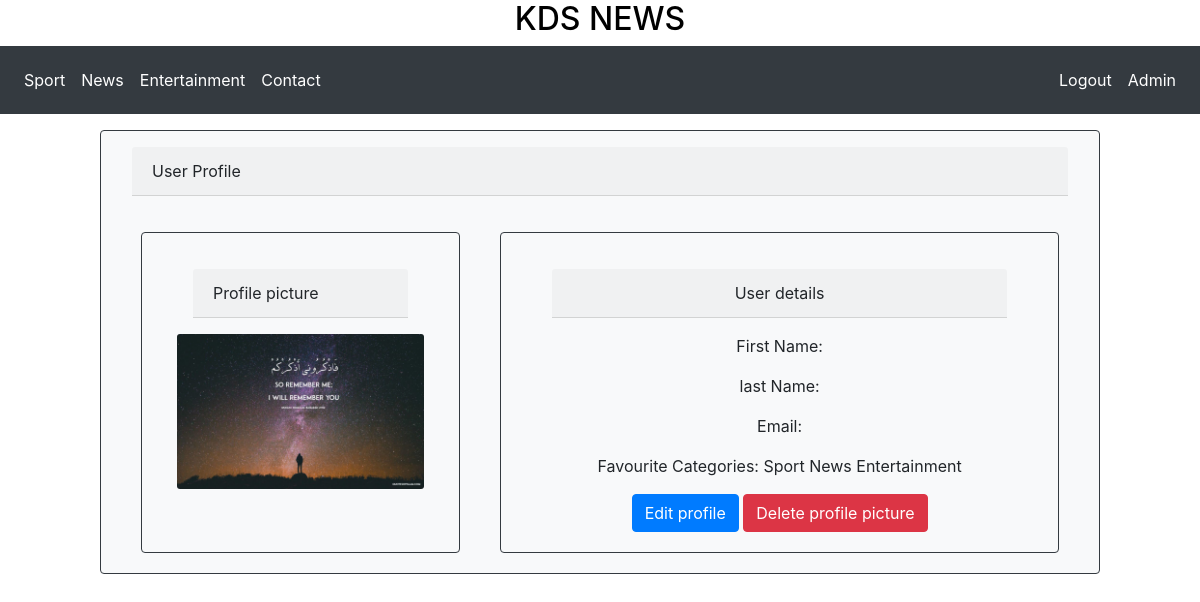
The app's page /profile/ (signed in) with its own data.
### news/models.py (models this page shows)
class Category(models.Model):
    category_title = models.CharField(max_length=200, default="")
    def __str__(self):
        return self.category_title

class Profile(models.Model):
    user = models.OneToOneField(User, on_delete=models.CASCADE)
    favourite_category = models.ManyToManyField(Category, blank = True)
    dob = models.DateField(auto_now=False, auto_now_add = False, null = True)
    user_pic = models.ImageField(upload_to = 'images/', blank = True)

### news/views.py (the view)
# urls.py: path('profile/',profile_view,name="profile-view"),
@require_http_methods(["GET"])
@login_required
def profile_view(request):
    profile = get_object_or_404(Profile,user=request.user)
    categories = get_categories(profile)
    profile_form = ProfileForm()
    context = {
        "profile" : profile,
        "profile_form": profile_form,
        "categories": categories,
    }
    return render(request, "profile.html",context)

### news/views.py (called while the page is built)
def get_categories(profile):
    categories = profile.favourite_category.all()
    if len(categories)==0:
        categories = Category.objects.all()
    return categories

### news/templates/profile.html (shortened to what this page needs)
{% extends 'base.html' %}
{% load static %}
{% block content %}
    <div class="row mb-3 mt-3">
        <div class=" col-sm-10 card bg-light border-dark mx-auto">
            <div class="card-header m-3">
                User Profile
            </div>
            <div class="card-body col-sm-12">
                <div class="row">
                    <div class=" col-sm-4 card bg-light border-dark mx-auto">
                        <div class="card-body">
                            <div class="card-header m-3">
                                Profile picture
                            </div>
                            {% if request.user.profile.user_pic%}
                            <img src="{{request.user.profile.user_pic.url}}" class="card-img">
                            {% else %}
                            <img src="{% static '/images/rename.jpg' %}" class="card-img">
                            {% endif %}
                        </div>
                    </div>
                    <div class=" col-sm-7 card bg-light border-dark mx-auto">
                        <div class="card-body">
                            <div class="card-header m-3 text-center">
                                User details
                            </div>
                            <div class="text-center">
                                <p> First Name: {{user.first_name}}</p>
                                <p> last Name: {{user.last_name}}</p>
                                <p> Email: {{user.email}}</p>
                                {% ifnotequal categories 0 %}
                                <p> Favourite Categories:
                                    {% for category in categories%}
                                    {{category}}
                                    {% endfor %}
                                </p>
                                {% else %}
                                <p>Please select a favourite category by clicking the edit button</p>
                                {% endifnotequal %}
                                <button id="Show_edit_form" class="btn btn-primary" data-toggle="collapse"
                                    data-target="#profile_form-form">Edit profile</button>
                                <button id = "delete" data-url="{% url 'delete_profile_pic' %}" type="delete" class="btn btn-danger">{% csrf_token %}Delete profile picture</button>
                            </div>
                        </div>
                    </div>
                </div>
            </div>
        </div>
    </div>
{% endblock %}

### news/templates/Navbar.html (shortened to what this page needs)
<nav class="navbar navbar-expand-lg navbar-dark bg-dark" >
    <div class="collapse navbar-collapse" id="navbarTogglerDemo01">
    <ul class="navbar-nav mr-auto">
        {% for category in categories %}
        <li id = "{{category.id}}"class="nav-item"><a class="nav-link" href="{% url 'Category' category.id %}">{{category.category_title}}</a></li>
        {% endfor %}
        <li class="nav-item"><a class="nav-link" href="{% url 'contact' %}">Contact</a></li>
    </ul>
    <ul class = "navbar-nav ml-auto user_btns">
        {% if is_login %}
        <li style="float:right; padding-right: 20px"><a class="nav-link" href="{% url 'signup' %}">Sign Up</a></li>
        {% elif is_signup %}
        <li style="float:right; padding-right: 20px"><a class="nav-link" href="{% url 'login' %}">Login</a></li>
        {%elif is_contact and not request.user.is_authenticated %}
        <li style="float:right; padding-right: 20px"><a class="nav-link" href="{% url 'login' %}">Login</a></li>
        <li style="float:right; padding-right: 20px"><a class="nav-link" href="{% url 'signup' %}">Sign Up</a></li>
        {% else %}
        <li id = "logout" class = "ml-auto nav-item" ><a class="nav-link" href="{% url 'logout' %}">Logout</a></li>
        <li id = "profile" class = "ml-auto nav-item" ><a class="nav-link" href="{% url 'profile-view' %}">{{ user.username}}</a></li>
        {%endif%}
    </ul>
</div>
</nav>

### news/static/styles.css (style rules this page uses)
.navbar a { display: block; color: white; text-align: center; padding: 14px 16px; text-decoration: none; }
.navbar-dark .navbar-nav .nav-link { color: white; }

### records on screen
Category: category_title "Sport"
Category: category_title "News"
Category: category_title "Entertainment"

### other values on screen
{{ user.username }} "Admin"
